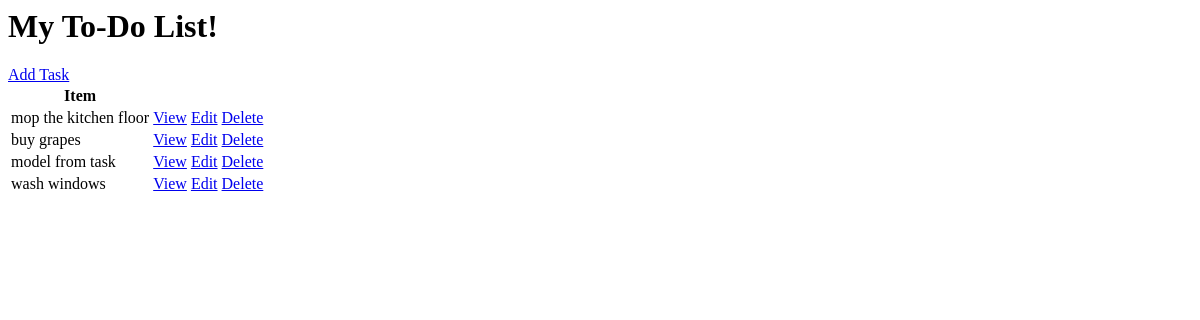
Before: / with the older database file.
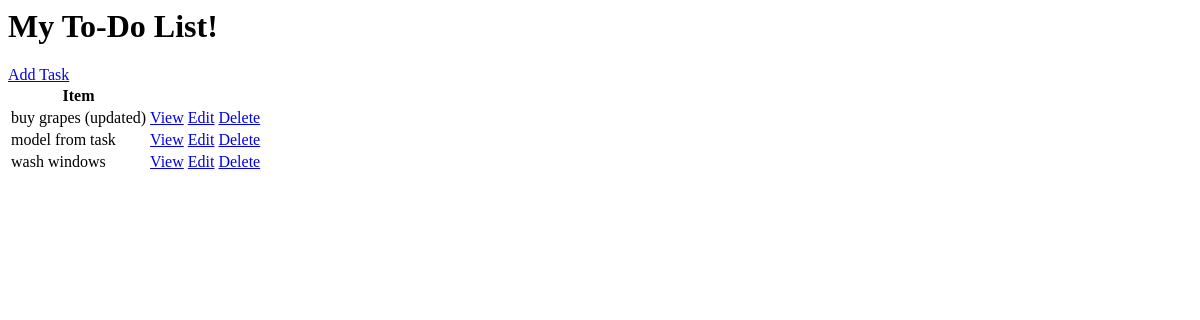
After: the same page with the newer database file.
### base/models.py (models this page shows, shortened)
class Task(models.Model):
    user = models.ForeignKey(User, on_delete=models.CASCADE, null=True, blank=True)
    title = models.CharField(max_length=200)
    description = models.TextField(null=True, blank=True)
    complete = models.BooleanField(default=False)
    created = models.DateTimeField(auto_now_add=True)
    class Meta:
        ordering = ['complete']

### base/views.py (the view)
# urls.py: path('', TaskList.as_view(), name='tasks'),
class TaskList(ListView): # to see all items
    model = Task
    context_object_name = 'tasks'

### base/templates/base/task_list.html
<h1>My To-Do List!</h1>
<a href="{% url 'task-create' %}">Add Task</a>
<table>
    <tr>
        <th>Item</th>
        <th></th>
        <th></th>
    </tr>
    {% for task in tasks %}
    <tr>
        <td> {{task.title}} </td>
        <td><a href="{% url 'task' task.id%}">View</a></td>
        <td><a href="{% url 'task-update' task.id%}">Edit</a></td>
        <td><a href="{% url 'task-delete' task.id%}">Delete</a></td>
    </tr>
    {% empty%}
    <h3>No items in list...</h3>
    {% endfor %}
</table>

Changed rows visible on the page:
removed Task: title "mop the kitchen floor"
changed Task: title "buy grapes" → "buy grapes (updated)"
